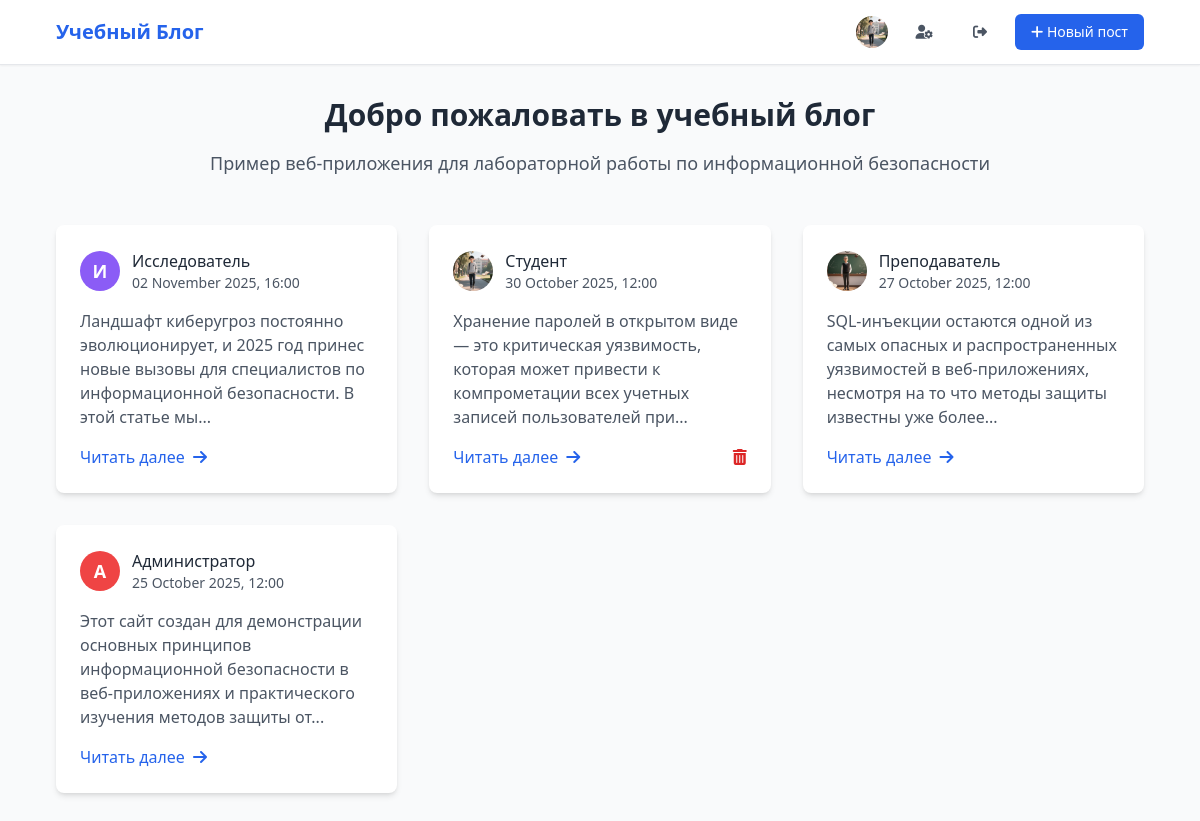
Screenshot of / (signed in) with the database file from the repository.
### tables this page shows
CREATE TABLE posts (
            id INTEGER PRIMARY KEY AUTOINCREMENT,
            title TEXT NOT NULL,
            content TEXT NOT NULL,
            author_id INTEGER NOT NULL,
            created_at TIMESTAMP DEFAULT CURRENT_TIMESTAMP,
            updated_at TIMESTAMP NULL,
            FOREIGN KEY (author_id) REFERENCES users (id)
        );

CREATE TABLE users (
            id INTEGER PRIMARY KEY AUTOINCREMENT,
            username TEXT UNIQUE NOT NULL,
            password_hash TEXT NOT NULL,
            email TEXT UNIQUE NOT NULL,
            avatar TEXT DEFAULT 'default.png',
            timezone_offset INTEGER DEFAULT 3
        );

### app.py (the view)
@app.route('/')
def index():
    try:
        conn = get_db_connection()
        posts = conn.execute('''
            SELECT p.*, u.username as author_name, u.avatar as author_avatar, u.timezone_offset
            FROM posts p
            JOIN users u ON p.author_id = u.id
            ORDER BY p.created_at DESC
        ''').fetchall()
        formatted_posts = []
        for post in posts:
            post_dict = dict(post)
            post_dict['formatted_date'] = format_datetime(post['created_at'], post['timezone_offset'])
            post_dict['first_letter'] = get_first_letter(post['author_name'])
            if post['updated_at']:
                post_dict['edited_info'] = {
                    'formatted_date': format_datetime(post['updated_at'], post['timezone_offset']),
                    'is_edited': True
                }
            else:
                post_dict['edited_info'] = {'is_edited': False}
            formatted_posts.append(post_dict)
        conn.close()
        return render_template('index.html', posts=formatted_posts)
    except sqlite3.OperationalError as e:
        init_db()
        return redirect(url_for('index'))

### app.py (called while the page is built)
def get_first_letter(username):
    for char in username:
        if char.isalpha():
            return char.upper()
    return username[0].upper() if username else '?'

def format_datetime(dt_str, timezone_offset=3):
    try:
        dt = datetime.fromisoformat(dt_str.replace('T', ' '))
        dt = dt + timedelta(hours=timezone_offset)
        return dt.strftime('%d %B %Y, %H:%M')
    except:
        return dt_str

### database.py (called while the page is built)
def get_db_connection():
    conn = sqlite3.connect(Config.DATABASE_PATH)
    conn.row_factory = sqlite3.Row
    return conn

### templates/index.html (shortened to what this page needs)
{% extends "base.html" %}
{% block content %}
<div class="text-center mb-12">
    <h2 class="text-3xl font-bold text-gray-800 mb-4">Добро пожаловать в учебный блог</h2>
    <p class="text-gray-600 text-lg">Пример веб-приложения для лабораторной работы по информационной безопасности</p>
</div>
<div class="grid grid-cols-1 md:grid-cols-2 lg:grid-cols-3 gap-8">
    {% for post in posts %}
    <div class="bg-white rounded-lg shadow-md overflow-hidden hover:shadow-lg transition-shadow">
        <div class="p-6">
            <div class="flex items-center mb-4">
                {% if post.author_avatar and post.author_avatar != 'default.png' %}
                    <img src="{{ url_for('static', filename='avatars/' + post.author_avatar) }}"
                         alt="Аватар автора"
                         class="w-10 h-10 rounded-full object-cover mr-3">
                {% else %}
                    <div class="avatar-circle avatar-{{ post.first_letter }} mr-3">
                        {{ post.first_letter }}
                    </div>
                {% endif %}
                <div>
                    <p class="font-medium text-gray-800">{{ post.author_name }}</p>
                    <p class="text-sm text-gray-600">{{ post.formatted_date }}</p>
                </div>
            </div>
            <p class="text-gray-600 mb-4">{{ post.content|striptags|truncate(150) }}</p>
            <div class="flex justify-between items-center">
                <a href="{{ url_for('post_detail', post_id=post.id) }}" class="text-blue-600 hover:text-blue-800 font-medium flex items-center">
                    Читать далее <i class="fas fa-arrow-right ml-2"></i>
                </a>
                {% if session.user_id == post.author_id %}
                    <form method="POST" action="{{ url_for('delete_post', post_id=post.id) }}" onsubmit="return confirm('Вы уверены, что хотите удалить этот пост?');">
                        <button type="submit" class="text-red-600 hover:text-red-800 font-medium">
                            <i class="fas fa-trash-alt"></i>
                        </button>
                    </form>
                {% endif %}
            </div>
        </div>
    </div>
    {% endfor %}
</div>
{% endblock %}

### templates/base.html (shortened to what this page needs)
<!DOCTYPE html>
<html lang="ru">
<head>
    <script src="https://cdn.tailwindcss.com"></script>
    <link rel="stylesheet" href="https://cdnjs.cloudflare.com/ajax/libs/font-awesome/6.4.0/css/all.min.css">
</head>
<body class="bg-gray-50 min-h-screen">
    <nav class="bg-white shadow-sm border-b">
        <div class="max-w-6xl mx-auto px-4 sm:px-6 lg:px-8">
            <div class="flex justify-between h-16">
                <div class="flex items-center">
                    <a href="{{ url_for('index') }}" class="text-xl font-bold text-blue-600 hover:text-blue-800">Учебный Блог</a>
                </div>
                <div class="flex items-center space-x-4">
                    {% if session.username %}
                        <div class="flex items-center space-x-2">
                            {% if session.avatar and session.avatar != 'default.png' %}
                                <img src="{{ url_for('static', filename='avatars/' + session.avatar) }}"
                                     alt="Аватар"
                                     class="w-8 h-8 rounded-full object-cover">
                            {% else %}
                                <div class="avatar-circle avatar-{{ session.username|first|upper }} w-8 h-8 flex items-center justify-center text-sm">
                                    {{ session.username|first|upper }}
                                </div>
                            {% endif %}
                        </div>
                        <a href="{{ url_for('profile') }}" class="text-gray-600 hover:text-blue-600 px-3 py-2 rounded-md text-sm font-medium">
                            <i class="fas fa-user-cog"></i>
                        </a>
                        <a href="{{ url_for('logout') }}" class="text-gray-600 hover:text-blue-600 px-3 py-2 rounded-md text-sm font-medium">
                            <i class="fas fa-sign-out-alt"></i>
                        </a>
                        <a href="{{ url_for('new_post') }}" class="bg-blue-600 hover:bg-blue-700 text-white px-4 py-2 rounded-md text-sm font-medium transition duration-200">
                            <i class="fas fa-plus"></i> Новый пост
                        </a>
                    {% endif %}
                </div>
            </div>
        </div>
    </nav>
    <main class="max-w-6xl mx-auto px-4 sm:px-6 lg:px-8 py-8">
        {% block content %}{% endblock %}
    </main>
</body>
</html>

### templates/base.html (style rules this page uses)
.avatar-circle { width: 40px; height: 40px; border-radius: 50%; display: flex; align-items: center; justify-content: center; font-weight: bold; color: white; font-size: 18px; background-color: #6b7280; }
.avatar-А, .avatar-Б, .avatar-В { background-color: #ef4444; }
.avatar-Ж, .avatar-З, .avatar-И { background-color: #8b5cf6; }

### rows the page displays
posts: first_letter "И", author_name "Исследователь", formatted_date "02 November 2025, 16:00", content "Ландшафт киберугроз постоянно эволюционирует, и 2025 год принес новые вызовы для специалистов по информационной безопасности. В этой статье мы..."
posts: avatar (picture), author_name "Студент", formatted_date "30 October 2025, 12:00", content "Хранение паролей в открытом виде — это критическая уязвимость, которая может привести к компрометации всех учетных записей пользователей при..."
posts: avatar (picture), author_name "Преподаватель", formatted_date "27 October 2025, 12:00", content "SQL-инъекции остаются одной из самых опасных и распространенных уязвимостей в веб-приложениях, несмотря на то что методы защиты известны уже более..."
posts: first_letter "А", author_name "Администратор", formatted_date "25 October 2025, 12:00", content "Этот сайт создан для демонстрации основных принципов информационной безопасности в веб-приложениях и практического изучения методов защиты от..."
